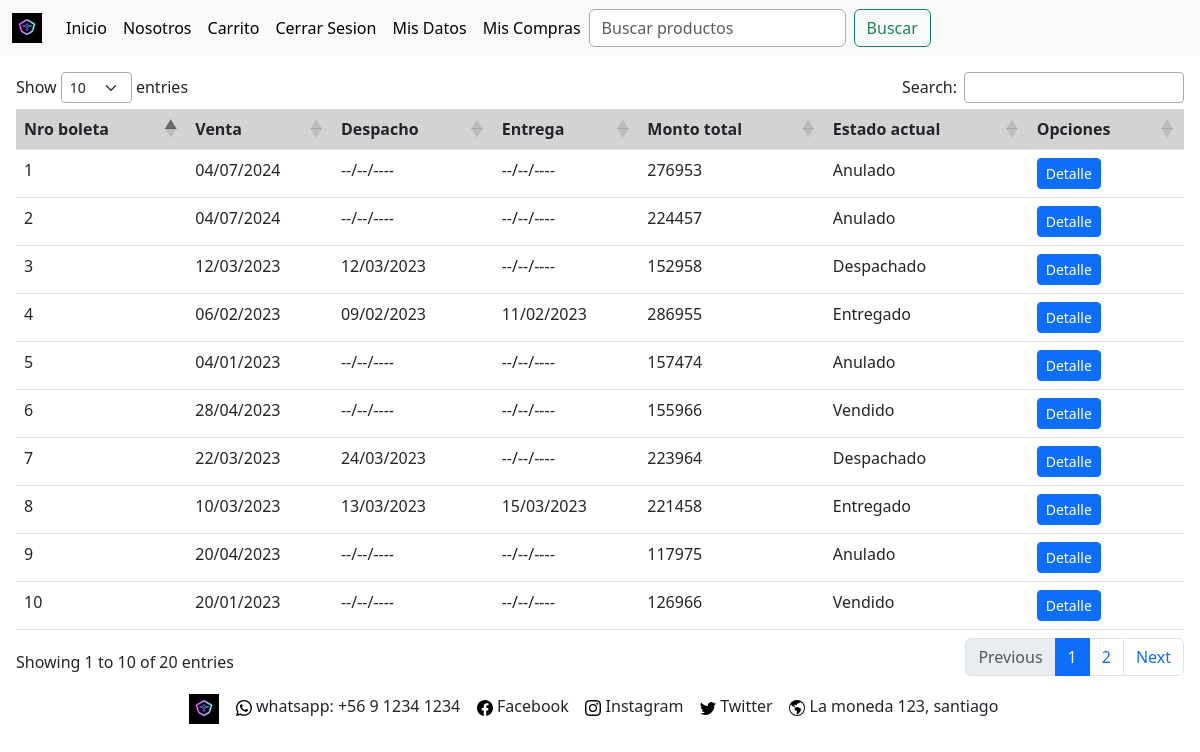
The page /miscompras (signed in) on the database as committed earlier.
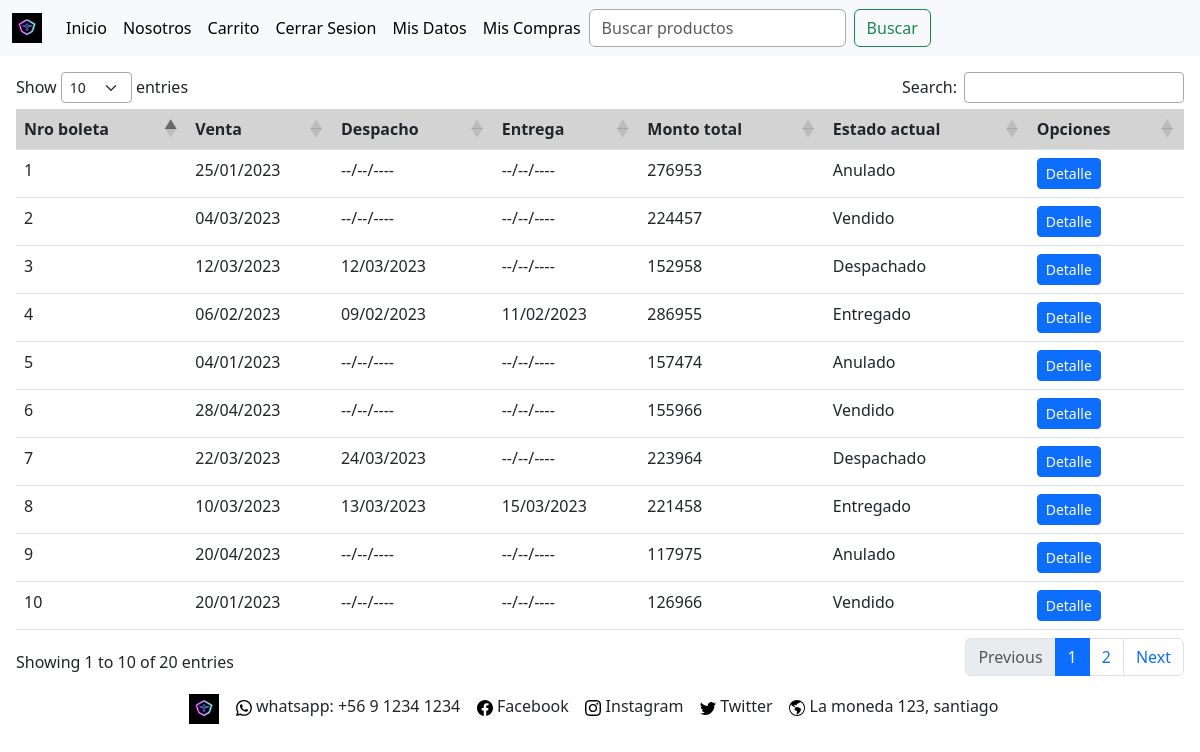
The same page on the database as committed later.
### core/models.py (models this page shows, shortened)
class Boleta(models.Model):
    ESTADO_CHOICES = [
        ('Anulado', 'Anulado'),
        ('Vendido', 'Vendido'),
        ('Despachado', 'Despachado'),
        ('Entregado', 'Entregado'),
    ]
    nro_boleta = models.IntegerField(primary_key=True, blank=False, null=False, verbose_name='Nro boleta')
    cliente = models.ForeignKey(Perfil, on_delete=models.DO_NOTHING)
    monto_sin_iva = models.IntegerField(blank=False, null=False, verbose_name='Monto sin IVA')
    iva = models.IntegerField(blank=False, null=False, verbose_name='IVA')
    total_a_pagar = models.IntegerField(blank=False, null=False, verbose_name='Total a pagar')
    fecha_venta = models.DateField(blank=False, null=False, verbose_name='Fecha de venta')
    fecha_despacho = models.DateField(blank=True, null=True, verbose_name='Fecha de despacho')
    fecha_entrega = models.DateField(blank=True, null=True, verbose_name='Fecha de entrega')
    estado = models.CharField(choices=ESTADO_CHOICES, max_length=50, blank=False, null=False, verbose_name='Estado')
    class Meta:
        db_table = 'Boleta'
        verbose_name = "Boleta"
        verbose_name_plural = "Boletas"

### core/views.py (the view)
# urls.py: path('miscompras', miscompras, name='miscompras'),
@user_passes_test(es_cliente_autenticado_y_activo)
def miscompras(request):
    perfil = Perfil.objects.get(usuario=request.user)
    historial = Boleta.objects.filter(cliente=perfil)
    context = {
        'historial': historial
    }
    return render(request, 'core/miscompras.html', context)

### core/context_processors.py (called while the page is built)
def obtener_datos_usuario(request):
    first_name = ''
    last_name = ''
    if request.user.is_authenticated:
        usuario = User.objects.get(pk=request.user.pk)
        first_name = usuario.first_name
        last_name = usuario.last_name
    return first_name, last_name

def obtener_datos_carrito(request):
    cantidad_productos = 0
    mostrar_carrito = False
    if request.user.is_authenticated:
        usuario = User.objects.get(pk=request.user.pk)
        if request.user.perfil.tipo_usuario == 'Cliente':
            cantidad_productos = Carrito.objects.filter(cliente=request.user.perfil).count()
            mostrar_carrito = cantidad_productos > 0
    return mostrar_carrito, cantidad_productos

def get_and_clean_session_variable(request, name):
    value = ''
    if name in request.session:
        value = request.session.get(name)
        request.session[name] = ''
    return value

### core/templatetags/custom_filters.py (called while the page is built)
@register.filter
def formatear_fecha(value):
    if value == None:
        value = '--/--/----'
    else:
        value = value.strftime("%d/%m/%Y")
    return f'{value}'

### core/templates/core/miscompras.html
{% extends 'core/base.html' %}
{% load static %}
{% load custom_filters %}
{% block content %}
    <table id="tabla-principal" class="table table-hover">
        <thead>
            <tr>
                <th> Nro boleta </th>
                <th> Venta </th>
                <th> Despacho </th>
                <th> Entrega </th>
                <th> Monto total </th>
                <th> Estado actual </th>
                <th> Opciones </th>
            </tr>
        </thead>
        <tbody>
            {% for boleta in historial %}
                {% if boleta.estado == 'Anulado' %}
                    <tr class="letra-boleta-anulada">
                {% else %}
                    <tr>
                {% endif %}
                    <td> {{ boleta.nro_boleta }} </td>
                    <td> {{ boleta.fecha_venta|formatear_fecha }} </td>
                    <td> {{ boleta.fecha_despacho|formatear_fecha }} </td>
                    <td> {{ boleta.fecha_entrega|formatear_fecha }} </td>
                    <td> {{ boleta.total_a_pagar }} </td>
                    <td> {{ boleta.estado }} </td>
                    <td>
                        <a href="{% url 'boleta' boleta.nro_boleta %}" class="btn btn-sm btn-primary">Detalle</a>
                    </td>
                </tr>
            {% endfor %}
        </tbody>
    </table>
{% endblock content %}

Rows that differ between the two databases and show on the page:
changed Boleta id 1: fecha_venta "04/07/2024" → "25/01/2023"
changed Boleta id 2: fecha_venta "04/07/2024" → "04/03/2023"; estado "Anulado" → "Vendido"
